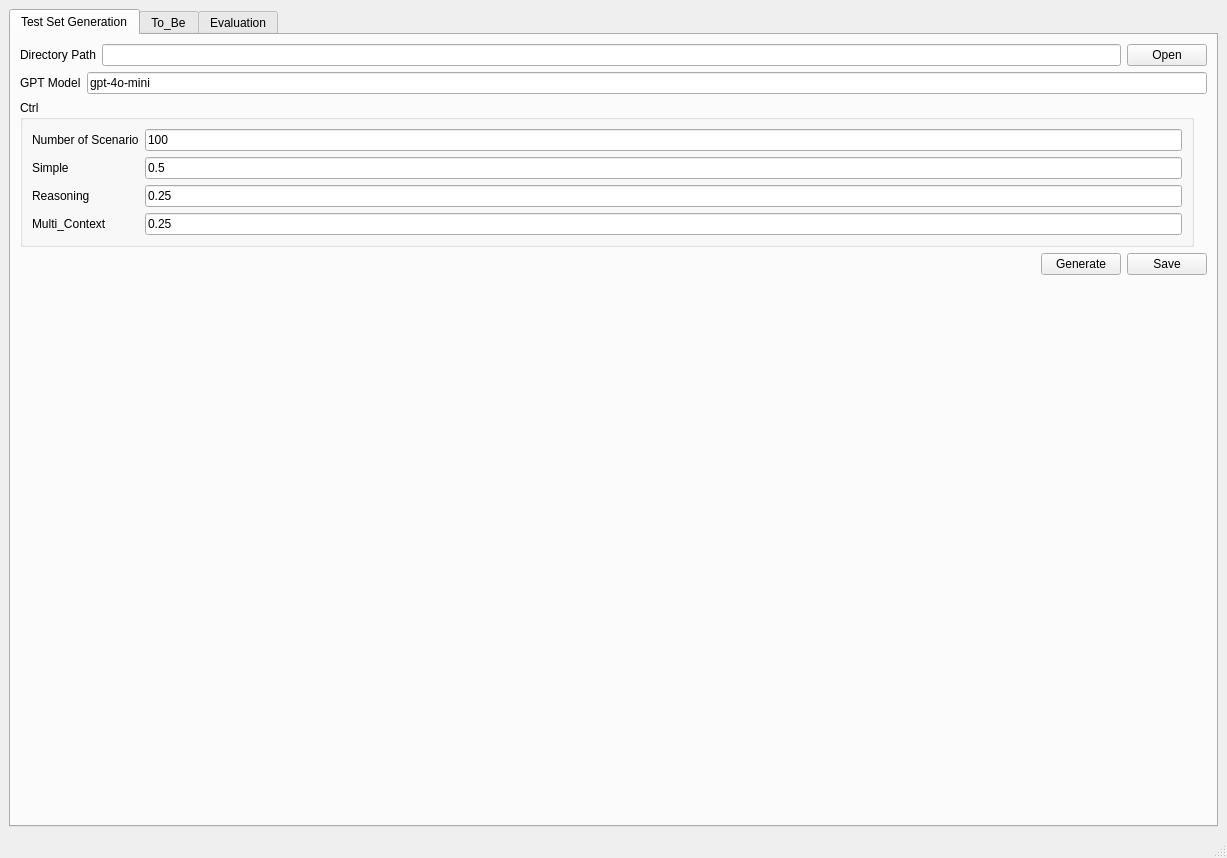
<?xml version="1.0" encoding="UTF-8"?>
<ui version="4.0">
 <class>MainWindow</class>
 <widget class="QMainWindow" name="MainWindow">
  <property name="geometry">
   <rect>
    <x>0</x>
    <y>0</y>
    <width>1227</width>
    <height>858</height>
   </rect>
  </property>
  <property name="windowTitle">
   <string>MainWindow</string>
  </property>
  <widget class="QWidget" name="centralwidget">
   <layout class="QHBoxLayout" name="horizontalLayout">
    <item>
     <widget class="QTabWidget" name="tabWidget">
      <property name="currentIndex">
       <number>0</number>
      </property>
      <widget class="QWidget" name="tab">
       <attribute name="title">
        <string>Test Set Generation</string>
       </attribute>
       <layout class="QVBoxLayout" name="verticalLayout_3">
        <item>
         <layout class="QHBoxLayout" name="horizontalLayout_7">
          <item>
           <widget class="QLabel" name="label_5">
            <property name="text">
             <string>Directory Path</string>
            </property>
           </widget>
          </item>
          <item>
           <widget class="QLineEdit" name="dirlineEdit"/>
          </item>
          <item>
           <widget class="QPushButton" name="dirpushButton">
            <property name="text">
             <string>Open</string>
            </property>
           </widget>
          </item>
         </layout>
        </item>
        <item>
         <layout class="QHBoxLayout" name="horizontalLayout_8">
          <item>
           <widget class="QLabel" name="label_6">
            <property name="text">
             <string>GPT Model</string>
            </property>
           </widget>
          </item>
          <item>
           <widget class="QLineEdit" name="gptlineEdit">
            <property name="text">
             <string>gpt-4o-mini</string>
            </property>
           </widget>
          </item>
         </layout>
        </item>
        <item>
         <layout class="QHBoxLayout" name="horizontalLayout_11">
          <item>
           <widget class="QGroupBox" name="groupBox_4">
            <property name="title">
             <string>Ctrl</string>
            </property>
            <layout class="QVBoxLayout" name="verticalLayout_6">
             <item>
              <layout class="QGridLayout" name="gridLayout_5">
               <item row="0" column="1">
                <widget class="QLineEdit" name="n_lineEdit">
                 <property name="text">
                  <string>100</string>
                 </property>
                </widget>
               </item>
               <item row="2" column="1">
                <widget class="QLineEdit" name="reasonlineEdit">
                 <property name="text">
                  <string>0.25</string>
                 </property>
                </widget>
               </item>
               <item row="0" column="0">
                <widget class="QLabel" name="label_8">
                 <property name="text">
                  <string>Number of Scenario</string>
                 </property>
                </widget>
               </item>
               <item row="1" column="1">
                <widget class="QLineEdit" name="simplelineEdit">
                 <property name="text">
                  <string>0.5</string>
                 </property>
                </widget>
               </item>
               <item row="3" column="1">
                <widget class="QLineEdit" name="multilineEdit">
                 <property name="text">
                  <string>0.25</string>
                 </property>
                </widget>
               </item>
               <item row="1" column="0">
                <widget class="QLabel" name="label_9">
                 <property name="text">
                  <string>Simple</string>
                 </property>
                </widget>
               </item>
               <item row="2" column="0">
                <widget class="QLabel" name="label_10">
                 <property name="text">
                  <string>Reasoning</string>
                 </property>
                </widget>
               </item>
               <item row="3" column="0">
                <widget class="QLabel" name="label_11">
                 <property name="text">
                  <string>Multi_Context</string>
                 </property>
                </widget>
               </item>
              </layout>
             </item>
            </layout>
           </widget>
          </item>
          <item>
           <widget class="QLabel" name="label_7">
            <property name="text">
             <string/>
            </property>
           </widget>
          </item>
         </layout>
        </item>
        <item>
         <layout class="QHBoxLayout" name="horizontalLayout_10">
          <item>
           <spacer name="horizontalSpacer_2">
            <property name="orientation">
             <enum>Qt::Horizontal</enum>
            </property>
            <property name="sizeHint" stdset="0">
             <size>
              <width>40</width>
              <height>20</height>
             </size>
            </property>
           </spacer>
          </item>
          <item>
           <widget class="QPushButton" name="gengenpushButton">
            <property name="text">
             <string>Generate</string>
            </property>
           </widget>
          </item>
          <item>
           <widget class="QPushButton" name="gensavepushButton">
            <property name="text">
             <string>Save</string>
            </property>
           </widget>
          </item>
         </layout>
        </item>
        <item>
         <spacer name="verticalSpacer">
          <property name="orientation">
           <enum>Qt::Vertical</enum>
          </property>
          <property name="sizeHint" stdset="0">
           <size>
            <width>20</width>
            <height>40</height>
           </size>
          </property>
         </spacer>
        </item>
       </layout>
      </widget>
      <widget class="QWidget" name="tab_3">
       <attribute name="title">
        <string>To_Be</string>
       </attribute>
      </widget>
      <widget class="QWidget" name="tab_2">
       <attribute name="title">
        <string>Evaluation</string>
       </attribute>
       <layout class="QGridLayout" name="gridLayout">
        <item row="0" column="0">
         <widget class="QFrame" name="frame">
          <property name="sizePolicy">
           <sizepolicy hsizetype="Expanding" vsizetype="Preferred">
            <horstretch>0</horstretch>
            <verstretch>0</verstretch>
           </sizepolicy>
          </property>
          <property name="frameShape">
           <enum>QFrame::StyledPanel</enum>
          </property>
          <property name="frameShadow">
           <enum>QFrame::Raised</enum>
          </property>
          <layout class="QGridLayout" name="gridLayout_2">
           <item row="0" column="0">
            <layout class="QGridLayout" name="gridLayout_3">
             <item row="0" column="0">
              <layout class="QGridLayout" name="gridLayout_4">
               <item row="0" column="0">
                <widget class="QLabel" name="label">
                 <property name="text">
                  <string>Scenario Path</string>
                 </property>
                </widget>
               </item>
               <item row="0" column="1">
                <widget class="QLineEdit" name="scenario_path_lineedit"/>
               </item>
               <item row="0" column="2">
                <widget class="QPushButton" name="refresh_pushButton">
                 <property name="text">
                  <string>Refresh</string>
                 </property>
                </widget>
               </item>
              </layout>
             </item>
            </layout>
           </item>
           <item row="1" column="0">
            <widget class="QScrollArea" name="scrollArea">
             <property name="widgetResizable">
              <bool>true</bool>
             </property>
             <widget class="QWidget" name="scrollAreaWidgetContents">
              <property name="geometry">
               <rect>
                <x>0</x>
                <y>0</y>
                <width>830</width>
                <height>633</height>
               </rect>
              </property>
              <layout class="QVBoxLayout" name="verticalLayout_11">
               <item>
                <layout class="QFormLayout" name="formLayout"/>
               </item>
              </layout>
             </widget>
            </widget>
           </item>
           <item row="2" column="0">
            <layout class="QHBoxLayout" name="horizontalLayout_6">
             <item>
              <widget class="QPushButton" name="all_check_scenario">
               <property name="text">
                <string>Scenario All Check</string>
               </property>
              </widget>
             </item>
             <item>
              <widget class="QPushButton" name="all_uncheck_scenario">
               <property name="text">
                <string>Scenario All Uncheck</string>
               </property>
              </widget>
             </item>
             <item>
              <spacer name="horizontalSpacer">
               <property name="orientation">
                <enum>Qt::Horizontal</enum>
               </property>
               <property name="sizeHint" stdset="0">
                <size>
                 <width>40</width>
                 <height>20</height>
                </size>
               </property>
              </spacer>
             </item>
             <item>
              <widget class="QPushButton" name="analyze_pushButton">
               <property name="text">
                <string>Analyze</string>
               </property>
              </widget>
             </item>
             <item>
              <widget class="QPushButton" name="save_pushButton">
               <property name="text">
                <string>Save</string>
               </property>
              </widget>
             </item>
             <item>
              <widget class="QPushButton" name="reset_score_pushButton">
               <property name="text">
                <string>Reset Score</string>
               </property>
              </widget>
             </item>
            </layout>
           </item>
          </layout>
         </widget>
        </item>
        <item row="0" column="1">
         <widget class="QGroupBox" name="groupBox">
          <property name="title">
           <string>Metric</string>
          </property>
          <layout class="QVBoxLayout" name="verticalLayout_4">
           <item>
            <layout class="QVBoxLayout" name="verticalLayout_5">
             <item>
              <layout class="QHBoxLayout" name="horizontalLayout_3">
               <item>
                <widget class="QPushButton" name="all_check_model">
                 <property name="text">
                  <string>All Check</string>
                 </property>
                </widget>
               </item>
               <item>
                <widget class="QPushButton" name="all_uncheck_model">
                 <property name="text">
                  <string>All Uncheck</string>
                 </property>
                </widget>
               </item>
              </layout>
             </item>
            </layout>
           </item>
           <item>
            <widget class="QLabel" name="label_3">
             <property name="text">
              <string/>
             </property>
            </widget>
           </item>
           <item>
            <widget class="QGroupBox" name="groupBox_3">
             <property name="title">
              <string>OpenAI LLM Model(*Embedding=Default)</string>
             </property>
             <layout class="QHBoxLayout" name="horizontalLayout_5">
              <item>
               <widget class="QRadioButton" name="gpt4omini_radioButton">
                <property name="text">
                 <string>gpt-4o-mini</string>
                </property>
                <property name="checked">
                 <bool>true</bool>
                </property>
               </widget>
              </item>
              <item>
               <widget class="QRadioButton" name="gpt35turbo_radioButton">
                <property name="text">
                 <string>gpt-3.5-turbo-16k</string>
                </property>
               </widget>
              </item>
             </layout>
            </widget>
           </item>
           <item>
            <widget class="QGroupBox" name="groupBox_2">
             <property name="title">
              <string>Ctrl. params.</string>
             </property>
             <layout class="QVBoxLayout" name="verticalLayout_2">
              <item>
               <layout class="QVBoxLayout" name="verticalLayout">
                <item>
                 <widget class="QRadioButton" name="iqr_mean_radioButton">
                  <property name="enabled">
                   <bool>true</bool>
                  </property>
                  <property name="text">
                   <string>IQR(mean)</string>
                  </property>
                  <property name="checked">
                   <bool>false</bool>
                  </property>
                 </widget>
                </item>
                <item>
                 <widget class="QRadioButton" name="iqr_median_radioButton">
                  <property name="text">
                   <string>IQR(median)</string>
                  </property>
                  <property name="checked">
                   <bool>false</bool>
                  </property>
                 </widget>
                </item>
                <item>
                 <widget class="QRadioButton" name="mean_radioButton">
                  <property name="text">
                   <string>Mean</string>
                  </property>
                  <property name="checked">
                   <bool>true</bool>
                  </property>
                 </widget>
                </item>
               </layout>
              </item>
              <item>
               <layout class="QHBoxLayout" name="horizontalLayout_2">
                <item>
                 <widget class="QLabel" name="label_4">
                  <property name="text">
                   <string>max iter.</string>
                  </property>
                 </widget>
                </item>
                <item>
                 <widget class="QSpinBox" name="max_iter_spinBox">
                  <property name="minimum">
                   <number>1</number>
                  </property>
                  <property name="value">
                   <number>5</number>
                  </property>
                 </widget>
                </item>
               </layout>
              </item>
             </layout>
            </widget>
           </item>
           <item>
            <widget class="QLabel" name="label_2">
             <property name="text">
              <string>Log</string>
             </property>
            </widget>
           </item>
           <item>
            <widget class="QTextBrowser" name="logtextbrowser">
             <property name="sizePolicy">
              <sizepolicy hsizetype="Preferred" vsizetype="Expanding">
               <horstretch>0</horstretch>
               <verstretch>0</verstretch>
              </sizepolicy>
             </property>
            </widget>
           </item>
           <item>
            <layout class="QHBoxLayout" name="horizontalLayout_4">
             <item>
              <widget class="QPushButton" name="log_clear_pushButton">
               <property name="text">
                <string>Log Clear</string>
               </property>
              </widget>
             </item>
             <item>
              <widget class="QRadioButton" name="popctrl_radioButton">
               <property name="text">
                <string>pop control</string>
               </property>
              </widget>
             </item>
            </layout>
           </item>
          </layout>
         </widget>
        </item>
       </layout>
      </widget>
     </widget>
    </item>
   </layout>
  </widget>
  <widget class="QMenuBar" name="menubar">
   <property name="geometry">
    <rect>
     <x>0</x>
     <y>0</y>
     <width>1227</width>
     <height>26</height>
    </rect>
   </property>
  </widget>
  <widget class="QStatusBar" name="statusbar"/>
 </widget>
 <resources/>
 <connections/>
</ui>
